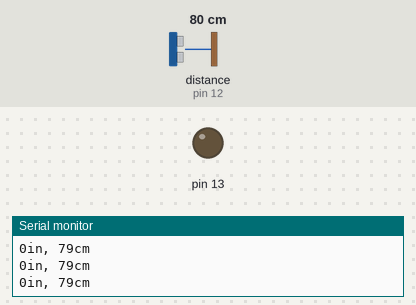
The sketch below on a simulated Arduino Uno, built with avr-gcc and run on an emulated ATmega328P. Parts: output pins drawn as LEDs (lit = HIGH), the last lines printed to the serial monitor. Wiring (inferred from the names in the program): ultrasonic range finder: trigger pin 11; echo pin 12. The inputs (shaded band) are chosen by the test bench; at power-on: distance to the obstacle (sensor on pin 12) 80 cm. The echo pulse lasts 58.3 µs per cm; pins used as bus, display or sensor lines are not drawn.

Above: at 1.2 s.
1.3 s: distance to the obstacle (sensor on pin 12) set to 28 cm
2.9 s: distance to the obstacle (sensor on pin 12) set to 25 cm
At 3.8 s:
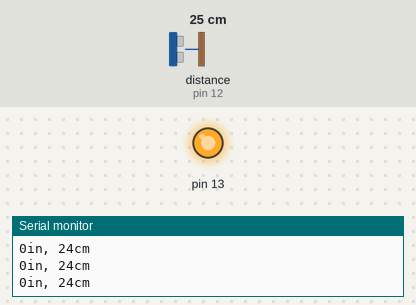
4.8 s: distance to the obstacle (sensor on pin 12) set to 35 cm
At 6.2 s:
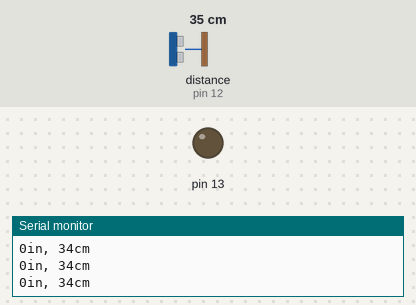
6.5 s: distance to the obstacle (sensor on pin 12) set to 2 cm
At 7.7 s:
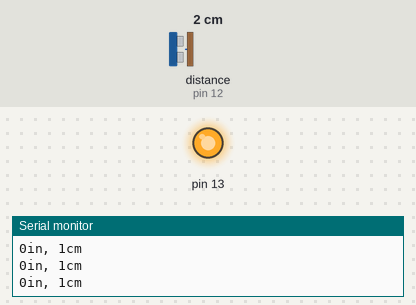
Timing chart, 0 to 9.3 s (numbered marks = the images above; inputs shaded):
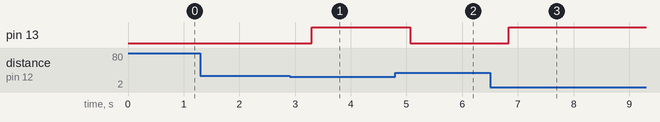

Measured:
- the behaviour switches between 27 and 26 cm on distance to the obstacle (sensor on pin 12) (found by bisection; images 0 and 1)
- after the input at 2.9 s, pin 13: LOW → HIGH after 0.40 s
- after the input at 4.8 s, pin 13: HIGH → LOW after 0.27 s
- after the input at 6.5 s, pin 13: LOW → HIGH after 0.33 s

The sketch:

hello_functions.ino
```cpp
int trigPin = 11; // Trigger
int echoPin = 12; // Echo
int dist_cm = 0;
long duration, cm, inches;

void setup()
{
	// Serial Port begin
	Serial.begin(9600);
	// Define inputs and outputs
	pinMode(trigPin, OUTPUT);
	pinMode(echoPin, INPUT);
	pinMode(13, OUTPUT);
}

void loop()
{
	int dist_cm = getDistance();
	//inches = dist_cm / 2.54;
	printDistance();
	delay(250);
	if (cm <= 25)
	{
		digitalWrite(13, HIGH);
	}
	else
	{
		digitalWrite(13, LOW);
	}
}

void printDistance()
{
	Serial.print(inches);
	Serial.print("in, ");
	Serial.print(cm);
	Serial.print("cm");
	Serial.println();
}

int getDistance()
{
	// The sensor is triggered by a HIGH pulse of 10 or more microseconds.
	// Give a short LOW pulse beforehand to ensure a clean HIGH pulse:
	digitalWrite(trigPin, LOW);
	delayMicroseconds(5);
	digitalWrite(trigPin, HIGH);
	delayMicroseconds(10);
	digitalWrite(trigPin, LOW);
	// Read the signal from the sensor: a HIGH pulse whose
	// duration is the time (in microseconds) from the sending
	// of the ping to the reception of its echo off of an object.
	pinMode(echoPin, INPUT);
	duration = pulseIn(echoPin, HIGH);
	// Convert the time into a distance
	cm = (duration/2) / 29.1; // Divide by 29.1 or multiply by 0.0343
	// inches = (duration/2) / 74; // Divide by 74 or multiply by 0.0135
	return cm;
}
```
